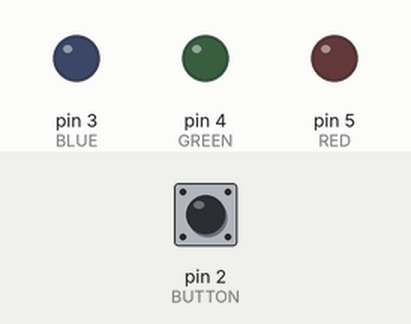
Simulated run of this sketch. Board: Arduino Uno, built with avr-gcc and run on an emulated ATmega328P. Parts: output pins drawn as LEDs (lit = HIGH). The test bench sets the inputs (shaded band); at power-on: pin 2 (BUTTON) HIGH.

Above: at 1.2 s.
1.3 s: pin 2 (BUTTON) pulled LOW for 0.15 s
At 1.7 s:
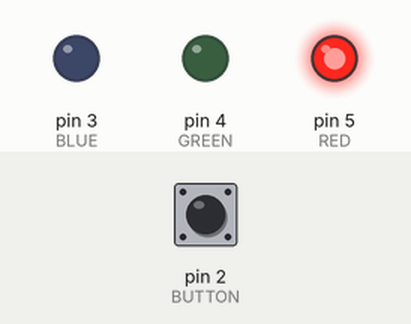
4.3 s: pin 2 (BUTTON) pulled LOW for 1 s
At 5.2 s:
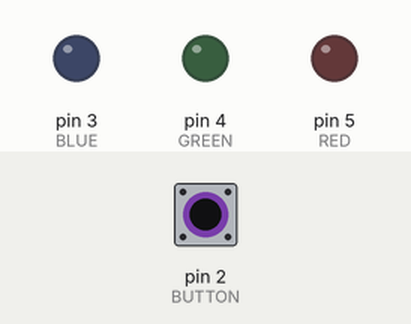
6.8 s: pin 2 (BUTTON) pulled LOW for 3.2 s
At 7.7 s:
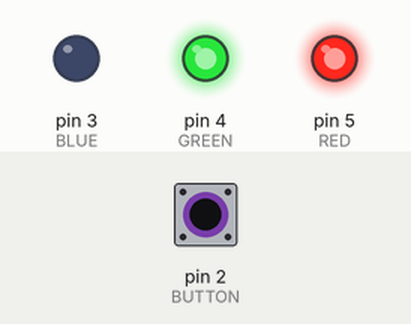
Timing chart, 0 to 17.5 s (numbered marks = the images above; inputs shaded):
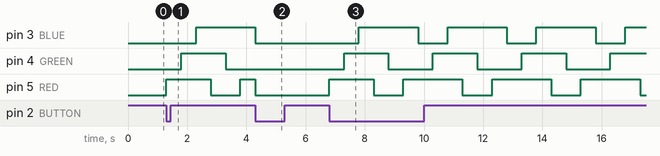

Measured:
- after the input at 1.3 s, pin 3 (BLUE): LOW → HIGH after 1.0 s; pin 4 (GREEN): LOW → HIGH after 0.50 s, → LOW 1.5 s later; pin 5 (RED): LOW → HIGH at once, → LOW 1.5 s later, → HIGH 1.0 s later
- after the input at 4.3 s, pin 3 (BLUE): goes on until 4.3 s, then stays LOW; pin 4 (GREEN): stays LOW (without the input it goes to HIGH after 0.50 s); pin 5 (RED): HIGH → LOW after 0.00 s instead of 1.5 s
- after the input at 6.8 s, pin 3 (BLUE): alternates HIGH for 2.0 s and LOW for 1.0 s, starting after 1.0 s; pin 4 (GREEN): alternates HIGH for 1.5 s and LOW for 1.5 s, starting after 0.50 s; pin 5 (RED): LOW → HIGH at once, then repeats every 3.0 s: LOW 1.0 s, HIGH 2.0 s

The sketch:

exercise_2.ino
```cpp
// Lab 2 - Exercise 2 //
// Donnellan - 01/19/26 //
// Extension of Lab 1 - Exercise 6 //
// Some code assisted by Google Gemini Pro, code is commented accordingly //
// Simulated on Tinkercad //

// Define Macros
#define BLUE 3
#define GREEN 4
#define RED 5
#define BUTTON 2

// Define global variables //
// This section was written by Google Gemini Pro //
volatile bool isRunning = false; // sees if loop is active or turned off
volatile unsigned long int_time = 0; // Interrupt time
const unsigned long debounce = 200; // Create constant debounce time of 200ms

void setup() {
  // Initialize Comms
  pinMode(RED, OUTPUT);
  pinMode(GREEN, OUTPUT);
  pinMode(BLUE, OUTPUT);
  pinMode(BUTTON, INPUT_PULLUP); // INPUT_PULLUP used for ISR

  attachInterrupt(digitalPinToInterrupt(BUTTON), toggle, FALLING); // Falling edge used to prevent button flicker
}

// Interrupt based on Lab 2 - Exercise 1 initally provided by Google Gemini Pro
void toggle(){
  if(millis() - int_time > debounce){
    isRunning = !isRunning; // each time button is pressed, isRunning will go between true and false, initialized at false
  }
  int_time = millis();
}

// Helper Function: Written by Google Gemini Pro, used to set LED states //
// This section of code was taken directly from Lab 1 - Exercise 6 //
void setLEDs(int r, int g, int b){
  digitalWrite(RED, r);
  digitalWrite(GREEN, g);
  digitalWrite(BLUE, b);
}

// Main loop //
// This portion of code was assisted via advice on how to go about the loop by Google Gemini Pro, but written by self //
// Loop was compacted for less lines of code //
// isRunning is set initially at false, once button is pressed loop begins and LED sequence runs until button is pressed again
void loop() {
  // LED Sequence Execution //
  if (isRunning){setLEDs(1, 0, 0); delay(500); // Begins LED sequence if loop is running, delays for 0.5s before switching to next portion of sequence
    if(!isRunning){setLEDs(0,0,0); return;} // if button is pressed, ISR activates and turns off loop
    setLEDs(1, 1, 0); delay(500);
    if(!isRunning){setLEDs(0,0,0); return;}
    setLEDs(1, 1, 1); delay(500);
    if(!isRunning){setLEDs(0,0,0); return;}
    setLEDs(0, 1, 1); delay(500);
    if(!isRunning){setLEDs(0,0,0); return;}
    setLEDs(0, 0, 1); delay(500);
    if(!isRunning){setLEDs(0,0,0); return;}
    setLEDs(1, 0, 1); delay(500);
    if(!isRunning){setLEDs(0,0,0); return;}
    else{ setLEDs(0,0,0);
    }
  }
}
```
